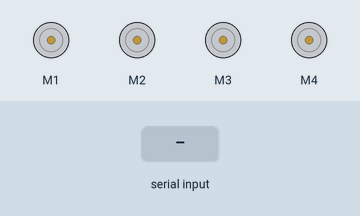
Simulated run of this sketch. Board: Arduino Uno, built with avr-gcc and run on an emulated ATmega328P. Parts: 4 × DC motor (green arrow = forward, orange = backward, longer = faster). Inputs (shaded band) come from the test bench.

Above: at 1.2 s.
1.3 s: "F" received over Serial
At 2.5 s:
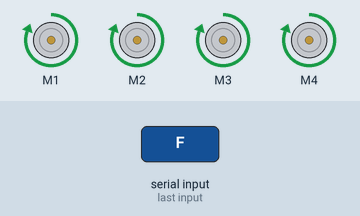
2.8 s: "B" received over Serial
At 3.9 s:
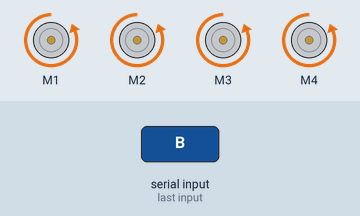
4.3 s: "L" received over Serial
At 5.0 s:
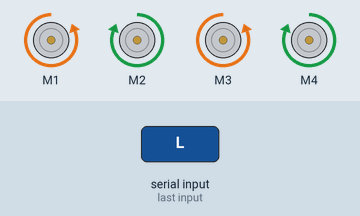
5.8 s: "R" received over Serial
At 6.2 s:
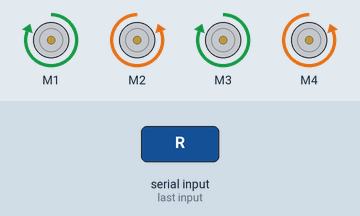
7.3 s: "S" received over Serial
At 8.5 s:
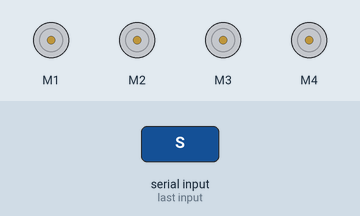
Timing chart, 0 to 9.8 s (numbered marks = the images above; inputs shaded):
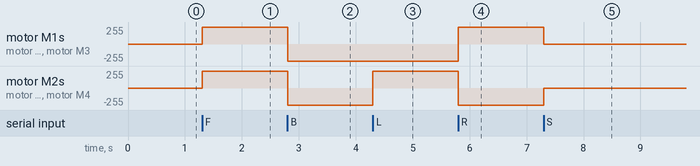

Measured:
- after the input at 1.3 s, motor M1–4: stopped → forward 255/255 at once
- after the input at 2.8 s, motor M1–4: forward 255/255 → backward 255/255 at once
- after the input at 4.3 s, motor M2, motor M4: backward 255/255 → forward 255/255 at once
- after the input at 5.8 s, motor M1, motor M3: backward 255/255 → forward 255/255 at once; motor M2, motor M4: forward 255/255 → backward 255/255 at once
- after the input at 7.3 s, motor M1, motor M3: forward 255/255 → stopped at once; motor M2, motor M4: backward 255/255 → stopped at once

The sketch:

arduino.ino
```cpp
#include <AFMotor.h>

AF_DCMotor m1(1);
AF_DCMotor m2(2);
AF_DCMotor m3(3);
AF_DCMotor m4(4);

void setup() {
  Serial.begin(9600);
  m1.setSpeed(255);
  m2.setSpeed(255);
  m3.setSpeed(255);
  m4.setSpeed(255);
}

void loop() {
  if (Serial.available()) {
    char cmd = Serial.read();

    if (cmd == 'F') { // 전진
      m1.run(FORWARD); m2.run(FORWARD);
      m3.run(FORWARD); m4.run(FORWARD);
    }
    else if (cmd == 'B') { // 후진
      m1.run(BACKWARD); m2.run(BACKWARD);
      m3.run(BACKWARD); m4.run(BACKWARD);
    }
    else if (cmd == 'L') { // 좌회전
      m1.run(BACKWARD); m2.run(FORWARD);
      m3.run(BACKWARD); m4.run(FORWARD);
    }
    else if (cmd == 'R') { // 우회전
      m1.run(FORWARD); m2.run(BACKWARD);
      m3.run(FORWARD); m4.run(BACKWARD);
    }
    else if (cmd == 'S') { // 정지
      m1.run(RELEASE); m2.run(RELEASE);
      m3.run(RELEASE); m4.run(RELEASE);
    }
  }
}
```
